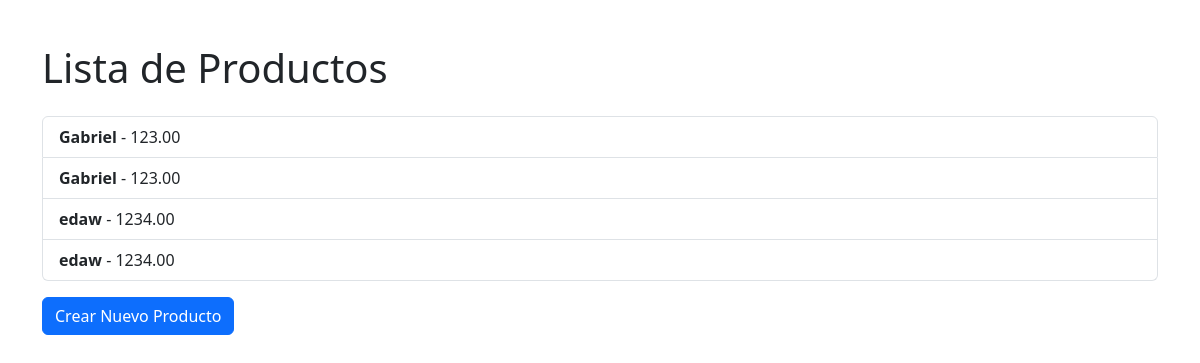
The page /gestion/productos/ on the database its author committed.
### gestion/models.py (models this page shows, shortened)
class Producto(models.Model):
    nombre = models.CharField(max_length=100)
    descripcion = models.TextField()
    precio = models.DecimalField(max_digits=10, decimal_places=2)
    categoria = models.CharField(max_length=50)

### gestion/views.py (the view)
# urls.py: path('productos/', views.lista_productos, name='lista_productos'),
def lista_productos(request):
    productos = Producto.objects.all()
    return render(request, 'gestion/lista_productos.html', {'productos': productos})

### gestion/templates/gestion/lista_productos.html (shortened to what this page needs)
{% extends "gestion/base.html" %}
{% block content %}
<div class="container">
    <h1 class="my-4">Lista de Productos</h1>
    <ul class="list-group">
        {% for producto in productos %}
        <li class="list-group-item">
            <strong>{{ producto.nombre }}</strong> - {{ producto.precio }}
        </li>
        {% endfor %}
    </ul>
    <a href="{% url 'crear_producto' %}" class="btn btn-primary mt-3">Crear Nuevo Producto</a>
</div>
{% endblock %}

### gestion/templates/gestion/base.html (style rules this page uses)
body { padding: 20px; }

### rows shown on the page
Producto: nombre "Gabriel", precio "123.00"
Producto: nombre "Gabriel", precio "123.00"
Producto: nombre "edaw", precio "1234.00"
Producto: nombre "edaw", precio "1234.00"
